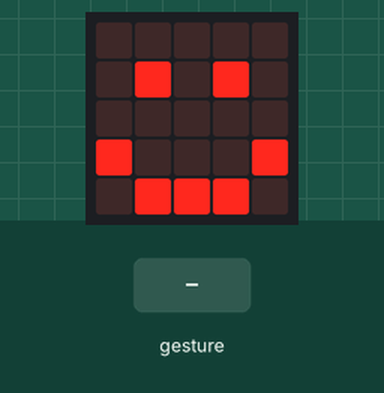
Simulated run of this program. Board: BBC micro:bit (MakeCode). On the bench: the board's 5×5 LED display. The test bench sets the inputs (shaded band). A tilt is held for 1.5 s and a shake lasts 1 s, then the board lies face up again.

Above: at 1.2 s.
1.3 s: gesture 'shake'
At 1.86 s:
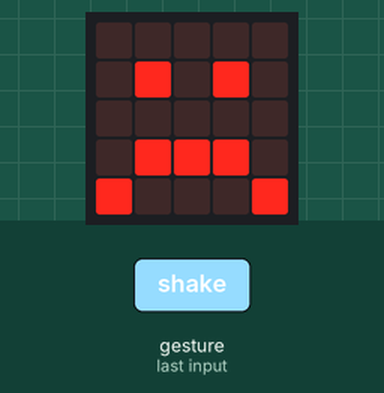
Timing chart, 0 to 4.3 s (numbered marks = the images above; inputs shaded):
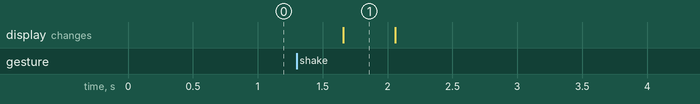

Measured:
- after the input at 1.3 s, the display: changes after 0.36 s (image 1)
- what the display in image 1 shows lasts 0.4 s, from 1.7 s to 2.1 s

The program:

main.ts
```typescript
input.onGesture(Gesture.Shake, function () {
    basic.showLeds(`
        . . . . .
        . # . # .
        . . . . .
        . # # # .
        # . . . #
        `)
    basic.pause(2000)
})
basic.forever(function () {
    basic.showLeds(`
        . . . . .
        . # . # .
        . . . . .
        # . . . #
        . # # # .
        `)
})
```

test.ts
```typescript
// testes vão aqui; isto não será compilado quando este pacote for usado como uma extensão.
```
